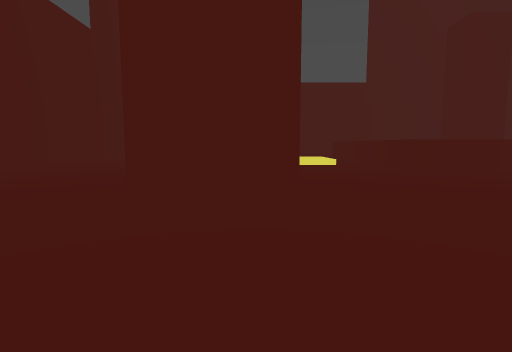
[1] (above)

17 first-person views from a walk through a Godot game level. The camera is 1.3 m above the floor, tilts 6° down and sees 80° across. The floor is counted in squares, 2 m on a side. Each view is taken from the middle of a square. On the plan, view 1 faces up. The plan holds only what a view shows up to about 10 squares ahead; the rest is blank.

[2]
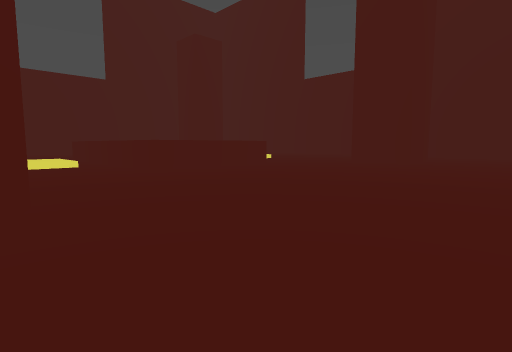

[3]
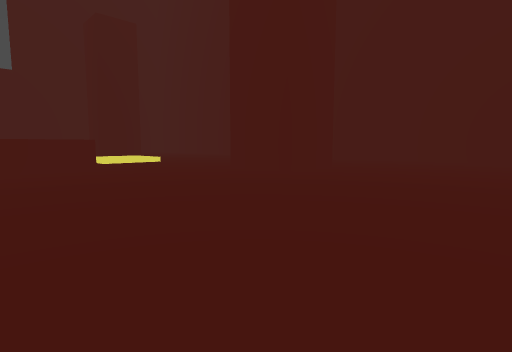

[4]
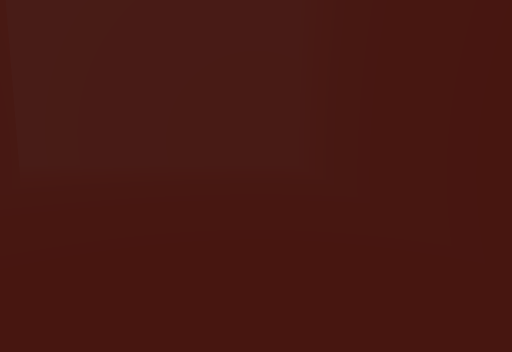

[5]
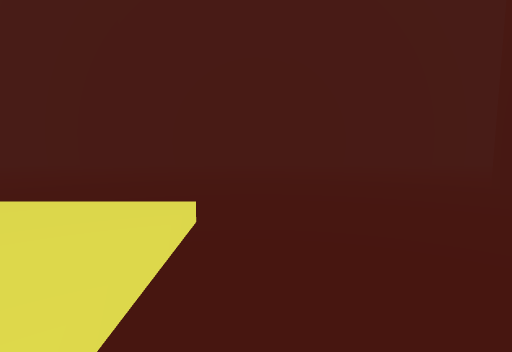

[6]
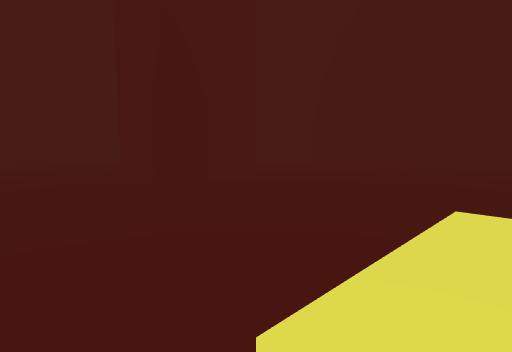

[7]
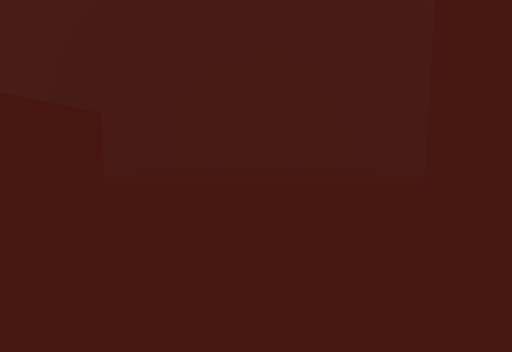

[8]
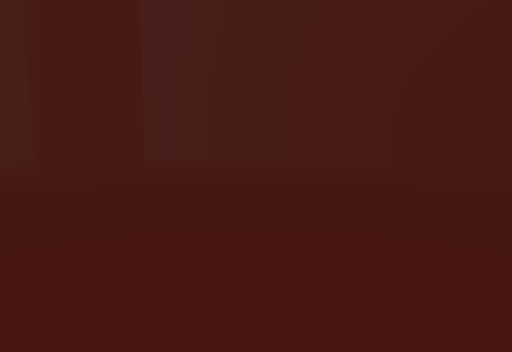

[9]
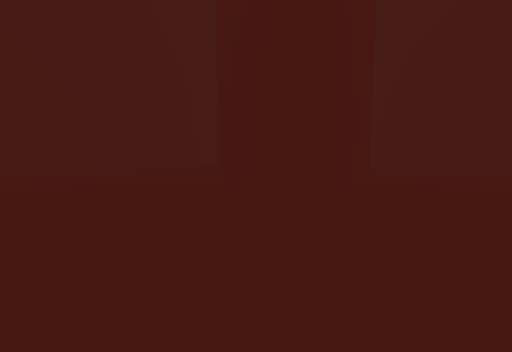

[10]
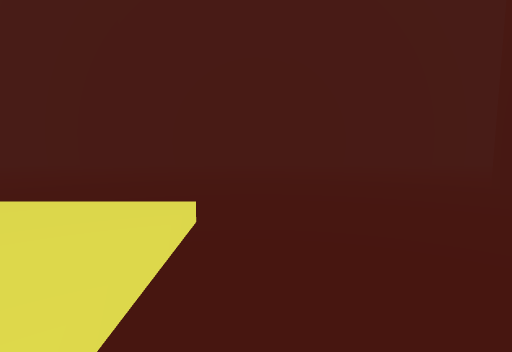

[11]
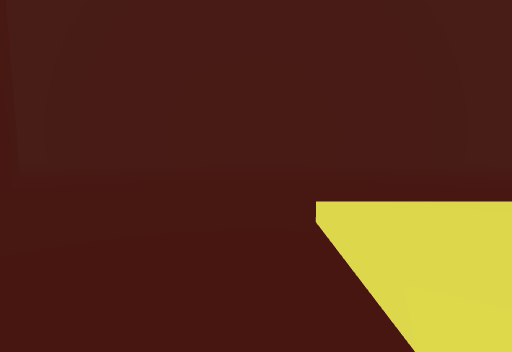

[12]
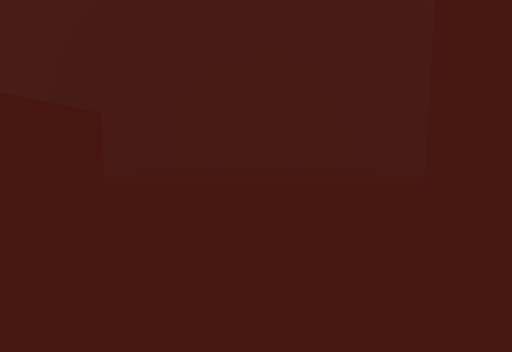

[13]
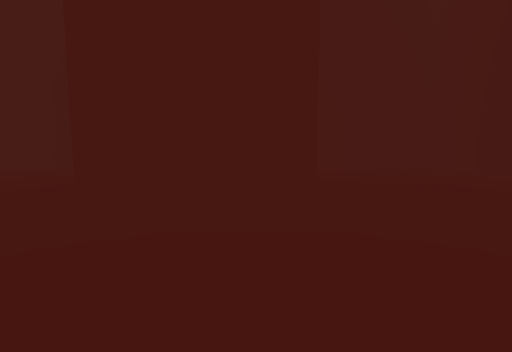

[14]
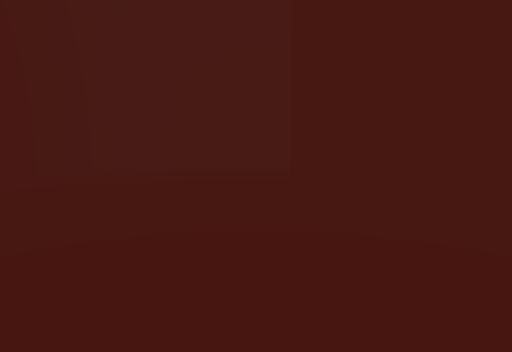

[15]
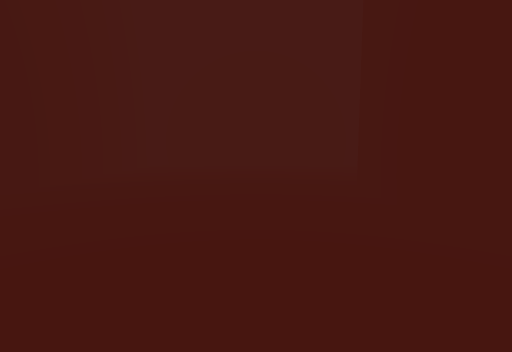

[16]
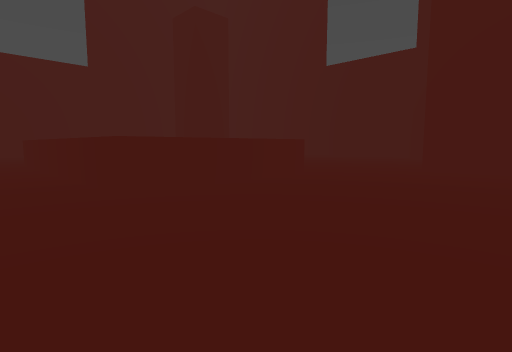

[17]
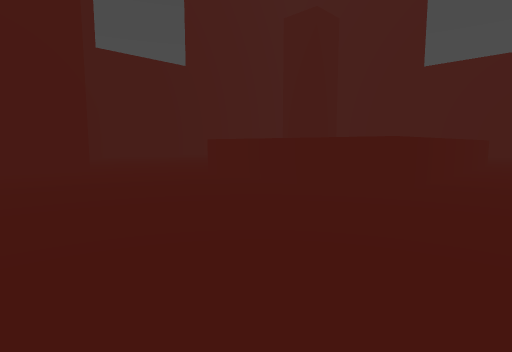

### Floor plan
Key: @ floor where view 1 was taken; # wall or solid block; . floor; ^ raised ledge.
Columns run from 7 left of view 1 to 18 right of it. Each row starts with its distance up from view 1.
 23 ##########################
 22 #........................#
 21 #........................#
 20 #........................#
 19 #........................#
 18 #........................#
 17 #.....##..........##.....#
 16 #.....##..........##.....#
 15 #........................#
 14 #..........^^^^..........#
 13 #..........^  ^..........#
 12 #..........^  ^..........#
 11 #..........^  ^..........#
 10 #..........^  ^..........#
  9 #..........^  ^..........#
  8 #..........^  ^..........#
  7 #..........^^^^..........#
  6 #........................#
  5 #.....##..........##.....#
  4 #.....##..........##.....#
  3 #........................#
  2 #........................#
  1 #........................#
  0 #......@.................#
 -1 #........................#
 -2 ##########################

Positions as (right, up) in squares from view 1, and headings:
1: (0, 0), facing up
2: (0, 0), facing up-right
3: (5, -1), facing up-right
4: (8, 0), facing right
5: (8, 9), facing right
6: (8, 11), facing up-right
7: (8, 13), facing up
8: (8, 14), facing up-left
9: (3, 12), facing up-left
10: (3, 12), facing left
11: (3, 9), facing left
12: (3, 8), facing down
13: (-1, 8), facing down
14: (-2, 13), facing up
15: (8, 19), facing right
16: (9, 18), facing down-left
17: (2, 18), facing down-right
